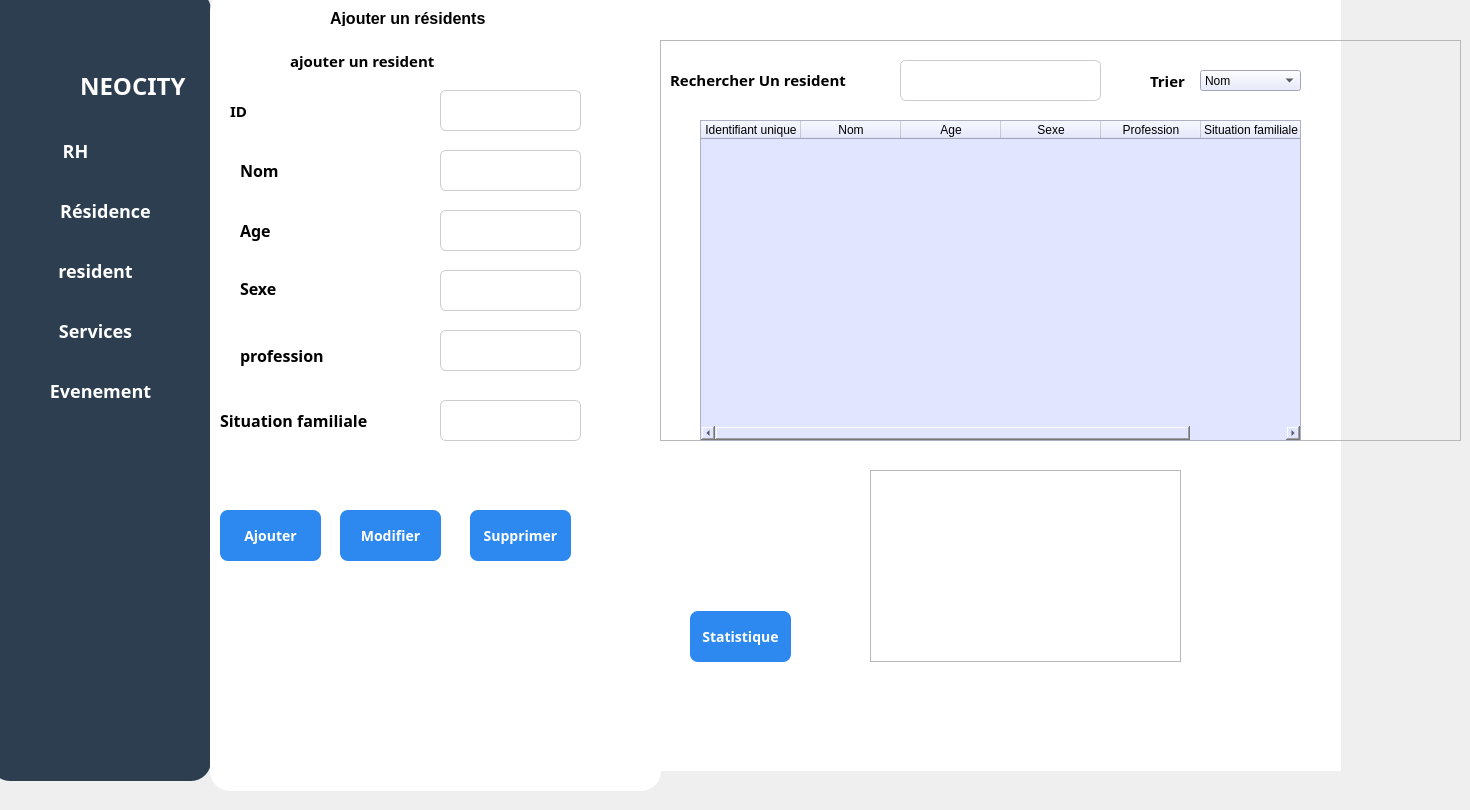
    <widget class="QWidget" name="page">
     <widget class="QFrame" name="frame_5">
      <property name="geometry">
       <rect>
        <x>-10</x>
        <y>-10</y>
        <width>221</width>
        <height>791</height>
       </rect>
      </property>
      <property name="styleSheet">
       <string notr="true">QFrame {
 border-radius: 20px;
background-color : #2C3E50;
}</string>
      </property>
      <property name="frameShape">
       <enum>QFrame::Shape::StyledPanel</enum>
      </property>
      <property name="frameShadow">
       <enum>QFrame::Shadow::Raised</enum>
      </property>
      <widget class="QLabel" name="label_32">
       <property name="geometry">
        <rect>
         <x>90</x>
         <y>80</y>
         <width>121</width>
         <height>31</height>
        </rect>
       </property>
       <property name="font">
        <font>
         <family>Bahnschrift</family>
         <pointsize>18</pointsize>
         <bold>true</bold>
        </font>
       </property>
       <property name="styleSheet">
        <string notr="true">color: rgb(255, 255, 255);</string>
       </property>
       <property name="text">
        <string>NEOCITY</string>
       </property>
      </widget>
      <widget class="QPushButton" name="RH_2">
       <property name="geometry">
        <rect>
         <x>20</x>
         <y>130</y>
         <width>131</width>
         <height>61</height>
        </rect>
       </property>
       <property name="font">
        <font>
         <family>Bahnschrift</family>
         <pointsize>-1</pointsize>
         <bold>true</bold>
        </font>
       </property>
       <property name="styleSheet">
        <string notr="true">QPushButton {
    background-color: #2C3E50;
    color: white;
    border-radius: 8px;
    padding: 10px;
    font-size: 18px;
}
QPushButton:hover {
    background-color: #1E5BB8;
}
QPushButton:pressed {
    background-color: #FFFFFF;
}</string>
       </property>
       <property name="text">
        <string>RH</string>
       </property>
      </widget>
      <widget class="QPushButton" name="residence_3">
       <property name="geometry">
        <rect>
         <x>30</x>
         <y>190</y>
         <width>171</width>
         <height>61</height>
        </rect>
       </property>
       <property name="font">
        <font>
         <family>Bahnschrift</family>
         <pointsize>-1</pointsize>
         <bold>true</bold>
        </font>
       </property>
       <property name="styleSheet">
        <string notr="true">QPushButton {
    background-color: #2C3E50;
    color: white;
    border-radius: 8px;
    padding: 10px;
    font-size: 18px;
}
QPushButton:hover {
    background-color: #1E5BB8;
}
QPushButton:pressed {
    background-color: #FFFFFF;
}</string>
       </property>
       <property name="text">
        <string>Résidence</string>
       </property>
      </widget>
      <widget class="QPushButton" name="resident">
       <property name="geometry">
        <rect>
         <x>20</x>
         <y>250</y>
         <width>171</width>
         <height>61</height>
        </rect>
       </property>
       <property name="font">
        <font>
         <family>Bahnschrift</family>
         <pointsize>-1</pointsize>
         <bold>true</bold>
        </font>
       </property>
       <property name="styleSheet">
        <string notr="true">QPushButton {
    background-color: #2C3E50;
    color: white;
    border-radius: 8px;
    padding: 10px;
    font-size: 18px;
}
QPushButton:hover {
    background-color: #1E5BB8;
}
QPushButton:pressed {
    background-color: #FFFFFF;
}</string>
       </property>
       <property name="text">
        <string>resident</string>
       </property>
      </widget>
      <widget class="QPushButton" name="Evenements_2">
       <property name="geometry">
        <rect>
         <x>20</x>
         <y>370</y>
         <width>181</width>
         <height>61</height>
        </rect>
       </property>
       <property name="font">
        <font>
         <family>Bahnschrift</family>
         <pointsize>-1</pointsize>
         <bold>true</bold>
        </font>
       </property>
       <property name="styleSheet">
        <string notr="true">QPushButton {
    background-color: #2C3E50;
    color: white;
    border-radius: 8px;
    padding: 10px;
    font-size: 18px;
}
QPushButton:hover {
    background-color: #1E5BB8;
}
QPushButton:pressed {
    background-color: #FFFFFF;
}</string>
       </property>
       <property name="text">
        <string>Evenement</string>
       </property>
      </widget>
      <widget class="QPushButton" name="service">
       <property name="geometry">
        <rect>
         <x>20</x>
         <y>310</y>
         <width>171</width>
         <height>61</height>
        </rect>
       </property>
       <property name="font">
        <font>
         <family>Bahnschrift</family>
         <pointsize>-1</pointsize>
         <bold>true</bold>
        </font>
       </property>
       <property name="styleSheet">
        <string notr="true">QPushButton {
    background-color: #2C3E50;
    color: white;
    border-radius: 8px;
    padding: 10px;
    font-size: 18px;
}
QPushButton:hover {
    background-color: #1E5BB8;
}
QPushButton:pressed {
    background-color: #FFFFFF;
}</string>
       </property>
       <property name="text">
        <string>Services</string>
       </property>
      </widget>
      <widget class="QLabel" name="label_53">
       <property name="geometry">
        <rect>
         <x>30</x>
         <y>70</y>
         <width>51</width>
         <height>51</height>
        </rect>
       </property>
       <property name="text">
        <string/>
       </property>
       <property name="textFormat">
        <enum>Qt::TextFormat::MarkdownText</enum>
       </property>
       <property name="pixmap">
        <pixmap resource="img.qrc">:/cropped_circle_image.png</pixmap>
       </property>
       <property name="scaledContents">
        <bool>true</bool>
       </property>
       <property name="wordWrap">
        <bool>false</bool>
       </property>
       <property name="openExternalLinks">
        <bool>false</bool>
       </property>
       <property name="textInteractionFlags">
        <set>Qt::TextInteractionFlag::NoTextInteraction</set>
       </property>
      </widget>
     </widget>
     <widget class="QLabel" name="label_6">
      <property name="geometry">
       <rect>
        <x>640</x>
        <y>0</y>
        <width>701</width>
        <height>771</height>
       </rect>
      </property>
      <property name="styleSheet">
       <string notr="true">background-color: rgb(255, 255, 255);</string>
      </property>
      <property name="text">
       <string/>
      </property>
     </widget>
     <widget class="QPushButton" name="pushButton_30">
      <property name="geometry">
       <rect>
        <x>690</x>
        <y>611</y>
        <width>101</width>
        <height>51</height>
       </rect>
      </property>
      <property name="font">
       <font>
        <family>Bahnschrift</family>
        <pointsize>-1</pointsize>
        <bold>true</bold>
       </font>
      </property>
      <property name="styleSheet">
       <string notr="true">QPushButton {
    background-color: #2D89EF;
    color: white;
    border-radius: 8px;
    padding: 10px;
    font-size: 14px;
}
QPushButton:hover {
    background-color: #1E5BB8;
}
QPushButton:pressed {
    background-color: #FFFFFF;
}</string>
      </property>
      <property name="text">
       <string>Statistique</string>
      </property>
     </widget>
     <widget class="QFrame" name="Ajouter_3">
      <property name="geometry">
       <rect>
        <x>210</x>
        <y>-10</y>
        <width>451</width>
        <height>801</height>
       </rect>
      </property>
      <property name="styleSheet">
       <string notr="true">#Ajouter {
border: 2px solid black;
	
	border-color: rgb(219, 220, 255);
}

QFrame {
background-color : #ffffff;
 border-radius: 20px
}</string>
      </property>
      <property name="frameShape">
       <enum>QFrame::Shape::StyledPanel</enum>
      </property>
      <property name="frameShadow">
       <enum>QFrame::Shadow::Raised</enum>
      </property>
      <widget class="QLabel" name="label_44">
       <property name="geometry">
        <rect>
         <x>120</x>
         <y>20</y>
         <width>211</width>
         <height>16</height>
        </rect>
       </property>
       <property name="font">
        <font>
         <family>Arial</family>
         <pointsize>12</pointsize>
         <bold>true</bold>
        </font>
       </property>
       <property name="styleSheet">
        <string notr="true">color: rgb(255, 255, 255);
color: rgb(0, 0, 0);</string>
       </property>
       <property name="text">
        <string>Ajouter un résidents</string>
       </property>
      </widget>
      <widget class="QLabel" name="label_45">
       <property name="geometry">
        <rect>
         <x>30</x>
         <y>170</y>
         <width>49</width>
         <height>21</height>
        </rect>
       </property>
       <property name="font">
        <font>
         <family>Rockwell</family>
         <pointsize>12</pointsize>
         <bold>true</bold>
        </font>
       </property>
       <property name="styleSheet">
        <string notr="true">color: rgb(255, 255, 255);
color: rgb(0, 0, 0);</string>
       </property>
       <property name="text">
        <string>Nom</string>
       </property>
      </widget>
      <widget class="QLabel" name="label_46">
       <property name="geometry">
        <rect>
         <x>30</x>
         <y>230</y>
         <width>49</width>
         <height>21</height>
        </rect>
       </property>
       <property name="font">
        <font>
         <family>Rockwell</family>
         <pointsize>12</pointsize>
         <bold>true</bold>
        </font>
       </property>
       <property name="styleSheet">
        <string notr="true">color: rgb(255, 255, 255);
color: rgb(0, 0, 0);</string>
       </property>
       <property name="text">
        <string>Age</string>
       </property>
      </widget>
      <widget class="QLabel" name="label_47">
       <property name="geometry">
        <rect>
         <x>10</x>
         <y>420</y>
         <width>191</width>
         <height>21</height>
        </rect>
       </property>
       <property name="font">
        <font>
         <family>Rockwell</family>
         <pointsize>12</pointsize>
         <bold>true</bold>
        </font>
       </property>
       <property name="styleSheet">
        <string notr="true">color: rgb(255, 255, 255);
color: rgb(0, 0, 0);</string>
       </property>
       <property name="text">
        <string>Situation familiale</string>
       </property>
      </widget>
      <widget class="QLabel" name="label_48">
       <property name="geometry">
        <rect>
         <x>30</x>
         <y>350</y>
         <width>111</width>
         <height>31</height>
        </rect>
       </property>
       <property name="font">
        <font>
         <family>Rockwell</family>
         <pointsize>12</pointsize>
         <bold>true</bold>
        </font>
       </property>
       <property name="styleSheet">
        <string notr="true">color: rgb(255, 255, 255);
color: rgb(0, 0, 0);</string>
       </property>
       <property name="text">
        <string>profession</string>
       </property>
      </widget>
      <widget class="QLineEdit" name="Nom_9">
       <property name="geometry">
        <rect>
         <x>230</x>
         <y>160</y>
         <width>141</width>
         <height>41</height>
        </rect>
       </property>
       <property name="styleSheet">
        <string notr="true">QLineEdit {
	color: rgb(0, 0, 0);
	color: rgb(0, 0, 0);
    border: 1px solid #ccc;
    border-radius: 6px;
    padding: 8px;
    font-size: 12px;
}
QLineEdit:focus {
    border: 1px solid #2D89EF;
    background-color: #FFFFFF;
}</string>
       </property>
      </widget>
      <widget class="QLineEdit" name="Type_5">
       <property name="geometry">
        <rect>
         <x>230</x>
         <y>220</y>
         <width>141</width>
         <height>41</height>
        </rect>
       </property>
       <property name="styleSheet">
        <string notr="true">QLineEdit {
	color: rgb(0, 0, 0);
	color: rgb(0, 0, 0);
    border: 1px solid #ccc;
    border-radius: 6px;
    padding: 8px;
    font-size: 12px;
}
QLineEdit:focus {
    border: 1px solid #2D89EF;
    background-color: #FFFFFF;
}</string>
       </property>
      </widget>
      <widget class="QLineEdit" name="lineEdit_16">
       <property name="geometry">
        <rect>
         <x>230</x>
         <y>280</y>
         <width>141</width>
         <height>41</height>
        </rect>
       </property>
       <property name="styleSheet">
        <string notr="true">QLineEdit {
	color: rgb(0, 0, 0);
    border: 1px solid #ccc;
    border-radius: 6px;
    padding: 8px;
    font-size: 12px;
}
QLineEdit:focus {
    border: 1px solid #2D89EF;
    background-color: #FFFFFF;
}</string>
       </property>
      </widget>
      <widget class="QLineEdit" name="lineEdit_17">
       <property name="geometry">
        <rect>
         <x>230</x>
         <y>340</y>
         <width>141</width>
         <height>41</height>
        </rect>
       </property>
       <property name="styleSheet">
        <string notr="true">QLineEdit {
	color: rgb(0, 0, 0);
    border: 1px solid #ccc;
    border-radius: 6px;
    padding: 8px;
    font-size: 12px;
}
QLineEdit:focus {
    border: 1px solid #2D89EF;
    background-color: #FFFFFF;
}</string>
       </property>
      </widget>
      <widget class="QLineEdit" name="lineEdit_18">
       <property name="geometry">
        <rect>
         <x>230</x>
         <y>410</y>
         <width>141</width>
         <height>41</height>
        </rect>
       </property>
       <property name="styleSheet">
        <string notr="true">QLineEdit {
	color: rgb(0, 0, 0);
    border: 1px solid #ccc;
    border-radius: 6px;
    padding: 8px;
    font-size: 12px;
}
QLineEdit:focus {
    border: 1px solid #2D89EF;
    background-color: #FFFFFF;
}</string>
       </property>
      </widget>
      <widget class="QLineEdit" name="Nom_10">
       <property name="geometry">
        <rect>
         <x>230</x>
         <y>100</y>
         <width>141</width>
         <height>41</height>
        </rect>
       </property>
       <property name="styleSheet">
        <string notr="true">QLineEdit {
	color: rgb(0, 0, 0);
    border: 1px solid #ccc;
    border-radius: 6px;
    padding: 8px;
    font-size: 12px;
}
QLineEdit:focus {
    border: 1px solid #2D89EF;
    background-color: #FFFFFF;
}</string>
       </property>
       <property name="text">
        <string/>
       </property>
      </widget>
      <widget class="QLabel" name="label_49">
       <property name="geometry">
        <rect>
         <x>20</x>
         <y>110</y>
         <width>131</width>
         <height>21</height>
        </rect>
       </property>
       <property name="font">
        <font>
         <family>Rockwell</family>
         <pointsize>11</pointsize>
         <bold>true</bold>
        </font>
       </property>
       <property name="styleSheet">
        <string notr="true">color: rgb(255, 255, 255);
color: rgb(0, 0, 0);</string>
       </property>
       <property name="text">
        <string>ID</string>
       </property>
      </widget>
      <widget class="QPushButton" name="pushButton_31">
       <property name="geometry">
        <rect>
         <x>130</x>
         <y>520</y>
         <width>101</width>
         <height>51</height>
        </rect>
       </property>
       <property name="font">
        <font>
         <family>Bahnschrift</family>
         <pointsize>-1</pointsize>
         <bold>true</bold>
        </font>
       </property>
       <property name="styleSheet">
        <string notr="true">QPushButton {
    background-color: #2D89EF;
    color: white;
    border-radius: 8px;
    padding: 10px;
    font-size: 14px;
}
QPushButton:hover {
    background-color: #1E5BB8;
}
QPushButton:pressed {
    background-color: #FFFFFF;
}</string>
       </property>
       <property name="text">
        <string>Modifier</string>
       </property>
      </widget>
      <widget class="QLabel" name="label_50">
       <property name="geometry">
        <rect>
         <x>30</x>
         <y>290</y>
         <width>61</width>
         <height>16</height>
        </rect>
       </property>
       <property name="font">
        <font>
         <family>Rockwell</family>
         <pointsize>12</pointsize>
         <bold>true</bold>
        </font>
       </property>
       <property name="styleSheet">
        <string notr="true">color: rgb(255, 255, 255);
color: rgb(0, 0, 0);</string>
       </property>
       <property name="text">
        <string>Sexe</string>
       </property>
      </widget>
      <widget class="QPushButton" name="pushButton_32">
       <property name="geometry">
        <rect>
         <x>260</x>
         <y>520</y>
         <width>101</width>
         <height>51</height>
        </rect>
       </property>
       <property name="font">
        <font>
         <family>Bahnschrift</family>
         <pointsize>-1</pointsize>
         <bold>true</bold>
        </font>
       </property>
       <property name="styleSheet">
        <string notr="true">QPushButton {
    background-color: #2D89EF;
    color: white;
    border-radius: 8px;
    padding: 10px;
    font-size: 14px;
}
QPushButton:hover {
    background-color: #1E5BB8;
}
QPushButton:pressed {
    background-color: #FFFFFF;
}</string>
       </property>
       <property name="text">
        <string>Supprimer</string>
       </property>
      </widget>
      <widget class="QPushButton" name="pushButton_33">
       <property name="geometry">
        <rect>
         <x>10</x>
         <y>520</y>
         <width>101</width>
         <height>51</height>
        </rect>
       </property>
       <property name="font">
        <font>
         <family>Bahnschrift</family>
         <pointsize>-1</pointsize>
         <bold>true</bold>
        </font>
       </property>
       <property name="styleSheet">
        <string notr="true">QPushButton {
    background-color: #2D89EF;
    color: white;
    border-radius: 8px;
    padding: 10px;
    font-size: 14px;
}
QPushButton:hover {
    background-color: #1E5BB8;
}
QPushButton:pressed {
    background-color: #FFFFFF;
}</string>
       </property>
       <property name="text">
        <string>Ajouter</string>
       </property>
      </widget>
      <widget class="QLabel" name="label_63">
       <property name="geometry">
        <rect>
         <x>80</x>
         <y>60</y>
         <width>211</width>
         <height>21</height>
        </rect>
       </property>
       <property name="font">
        <font>
         <family>Arial Rounded MT</family>
         <pointsize>11</pointsize>
         <bold>true</bold>
        </font>
       </property>
       <property name="styleSheet">
        <string notr="true">color: rgb(0, 0, 0);</string>
       </property>
       <property name="text">
        <string>ajouter un resident</string>
       </property>
      </widget>
     </widget>
     <widget class="QFrame" name="frame_4">
      <property name="geometry">
       <rect>
        <x>660</x>
        <y>40</y>
        <width>801</width>
        <height>401</height>
       </rect>
      </property>
      <property name="frameShape">
       <enum>QFrame::Shape::StyledPanel</enum>
      </property>
      <property name="frameShadow">
       <enum>QFrame::Shadow::Raised</enum>
      </property>
      <widget class="QComboBox" name="comboBox_3">
       <property name="geometry">
        <rect>
         <x>540</x>
         <y>30</y>
         <width>101</width>
         <height>21</height>
        </rect>
       </property>
       <property name="styleSheet">
        <string notr="true">background-color : #e1e5ff;
color: rgb(0, 0, 0);</string>
       </property>
       <item>
        <property name="text">
         <string>Nom</string>
        </property>
       </item>
       <item>
        <property name="text">
         <string>Age</string>
        </property>
       </item>
       <item>
        <property name="text">
         <string>Sex</string>
        </property>
       </item>
       <item>
        <property name="text">
         <string/>
        </property>
       </item>
      </widget>
      <widget class="QLabel" name="label_51">
       <property name="geometry">
        <rect>
         <x>490</x>
         <y>30</y>
         <width>41</width>
         <height>21</height>
        </rect>
       </property>
       <property name="font">
        <font>
         <family>Bahnschrift</family>
         <pointsize>11</pointsize>
         <bold>true</bold>
        </font>
       </property>
       <property name="styleSheet">
        <string notr="true">color: rgb(0, 0, 0);</string>
       </property>
       <property name="text">
        <string>Trier</string>
       </property>
      </widget>
      <widget class="QLabel" name="label_52">
       <property name="geometry">
        <rect>
         <x>10</x>
         <y>29</y>
         <width>211</width>
         <height>21</height>
        </rect>
       </property>
       <property name="font">
        <font>
         <family>Arial Rounded MT</family>
         <pointsize>11</pointsize>
         <bold>true</bold>
        </font>
       </property>
       <property name="styleSheet">
        <string notr="true">color: rgb(0, 0, 0);</string>
       </property>
       <property name="text">
        <string>Rechercher Un resident</string>
       </property>
      </widget>
      <widget class="QLineEdit" name="lineEdit_19">
       <property name="geometry">
        <rect>
         <x>240</x>
         <y>20</y>
         <width>201</width>
         <height>41</height>
        </rect>
       </property>
       <property name="styleSheet">
        <string notr="true">QLineEdit {
	color: rgb(0, 0, 0);
    border: 1px solid #ccc;
    border-radius: 6px;
    padding: 8px;
    font-size: 12px;
}
QLineEdit:focus {
    border: 1px solid #2D89EF;
    background-color: #FFFFFF;
}</string>
       </property>
      </widget>
      <widget class="QTableWidget" name="tableWidget_3">
       <property name="geometry">
        <rect>
         <x>40</x>
         <y>80</y>
         <width>601</width>
         <height>321</height>
        </rect>
       </property>
       <property name="styleSheet">
        <string notr="true">border-raduis : 20px;
color: rgb(0, 0, 0);
background-color : #e1e5ff;</string>
       </property>
       <column>
        <property name="text">
         <string>Identifiant unique</string>
        </property>
       </column>
       <column>
        <property name="text">
         <string>Nom</string>
        </property>
       </column>
       <column>
        <property name="text">
         <string>Age</string>
        </property>
       </column>
       <column>
        <property name="text">
         <string>Sexe</string>
        </property>
       </column>
       <column>
        <property name="text">
         <string>Profession</string>
        </property>
       </column>
       <column>
        <property name="text">
         <string>Situation familiale</string>
        </property>
       </column>
      </widget>
     </widget>
     <widget class="QGraphicsView" name="graphicsView_2">
      <property name="geometry">
       <rect>
        <x>870</x>
        <y>470</y>
        <width>311</width>
        <height>192</height>
       </rect>
      </property>
      <property name="styleSheet">
       <string notr="true">border-image: url(:/diagramme_circulaire3.png);</string>
      </property>
     </widget>
    </widget>
